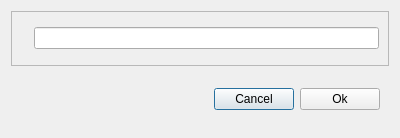
<?xml version="1.0" encoding="UTF-8"?>
<ui version="4.0">
 <class>Dialog</class>
 <widget class="QDialog" name="Dialog">
  <property name="geometry">
   <rect>
    <x>0</x>
    <y>0</y>
    <width>400</width>
    <height>138</height>
   </rect>
  </property>
  <property name="windowTitle">
   <string>Dialog</string>
  </property>
  <layout class="QVBoxLayout" name="verticalLayout">
   <item>
    <widget class="QFrame" name="new_dialog_frame">
     <property name="frameShape">
      <enum>QFrame::StyledPanel</enum>
     </property>
     <property name="frameShadow">
      <enum>QFrame::Raised</enum>
     </property>
     <layout class="QHBoxLayout" name="horizontalLayout">
      <item>
       <widget class="QLabel" name="new_dialog_label">
        <property name="text">
         <string/>
        </property>
       </widget>
      </item>
      <item>
       <widget class="QLineEdit" name="new_dialog_name"/>
      </item>
     </layout>
    </widget>
   </item>
   <item>
    <widget class="QFrame" name="frame">
     <property name="frameShape">
      <enum>QFrame::NoFrame</enum>
     </property>
     <property name="frameShadow">
      <enum>QFrame::Raised</enum>
     </property>
     <layout class="QHBoxLayout" name="horizontalLayout_2">
      <item>
       <spacer name="horizontalSpacer">
        <property name="orientation">
         <enum>Qt::Horizontal</enum>
        </property>
        <property name="sizeHint" stdset="0">
         <size>
          <width>177</width>
          <height>20</height>
         </size>
        </property>
       </spacer>
      </item>
      <item>
       <widget class="QPushButton" name="new_dialog_cancel">
        <property name="text">
         <string>Cancel</string>
        </property>
       </widget>
      </item>
      <item>
       <widget class="QPushButton" name="new_dialog_ok">
        <property name="text">
         <string>Ok</string>
        </property>
       </widget>
      </item>
     </layout>
    </widget>
   </item>
  </layout>
 </widget>
 <resources/>
 <connections/>
</ui>
